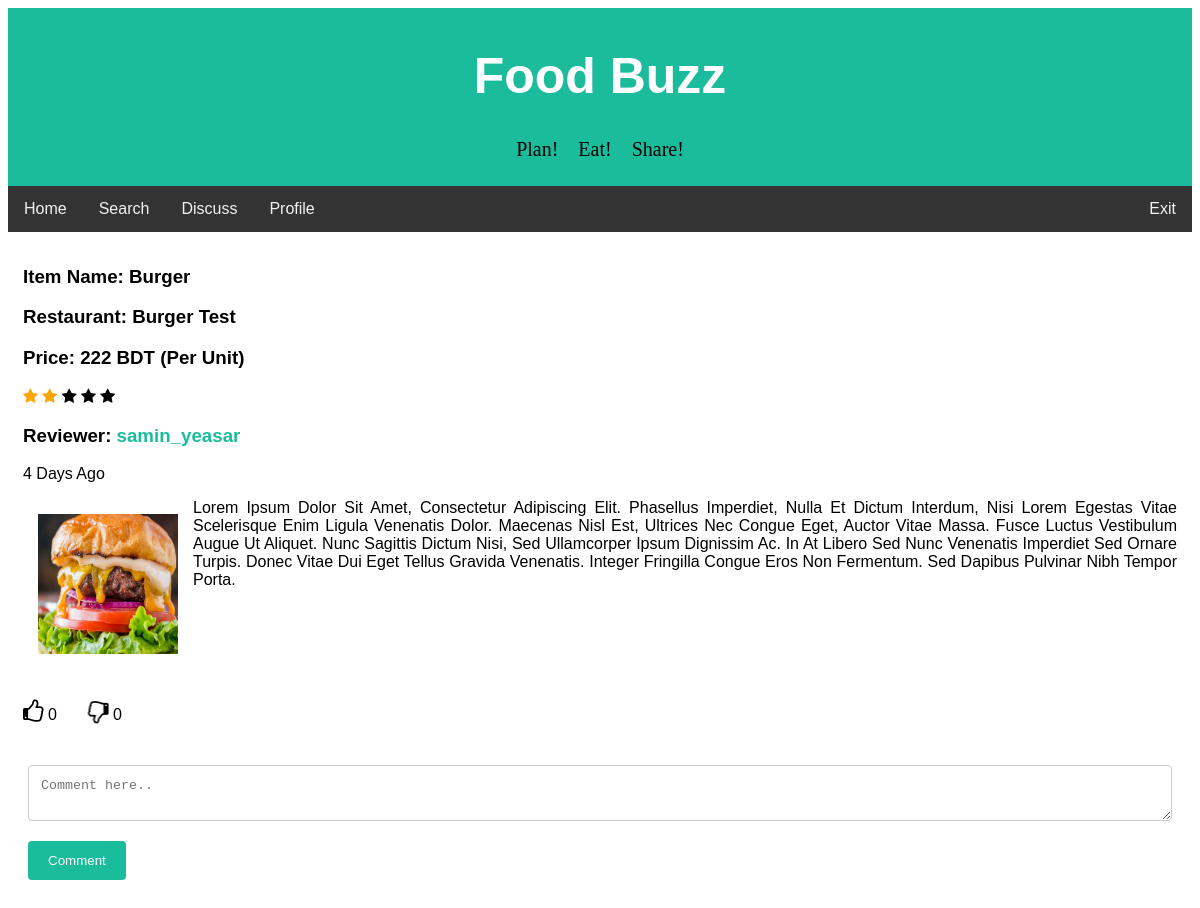
Before: /foodbuzz/full_review.php?review_id=3 (signed in) with the older database file.
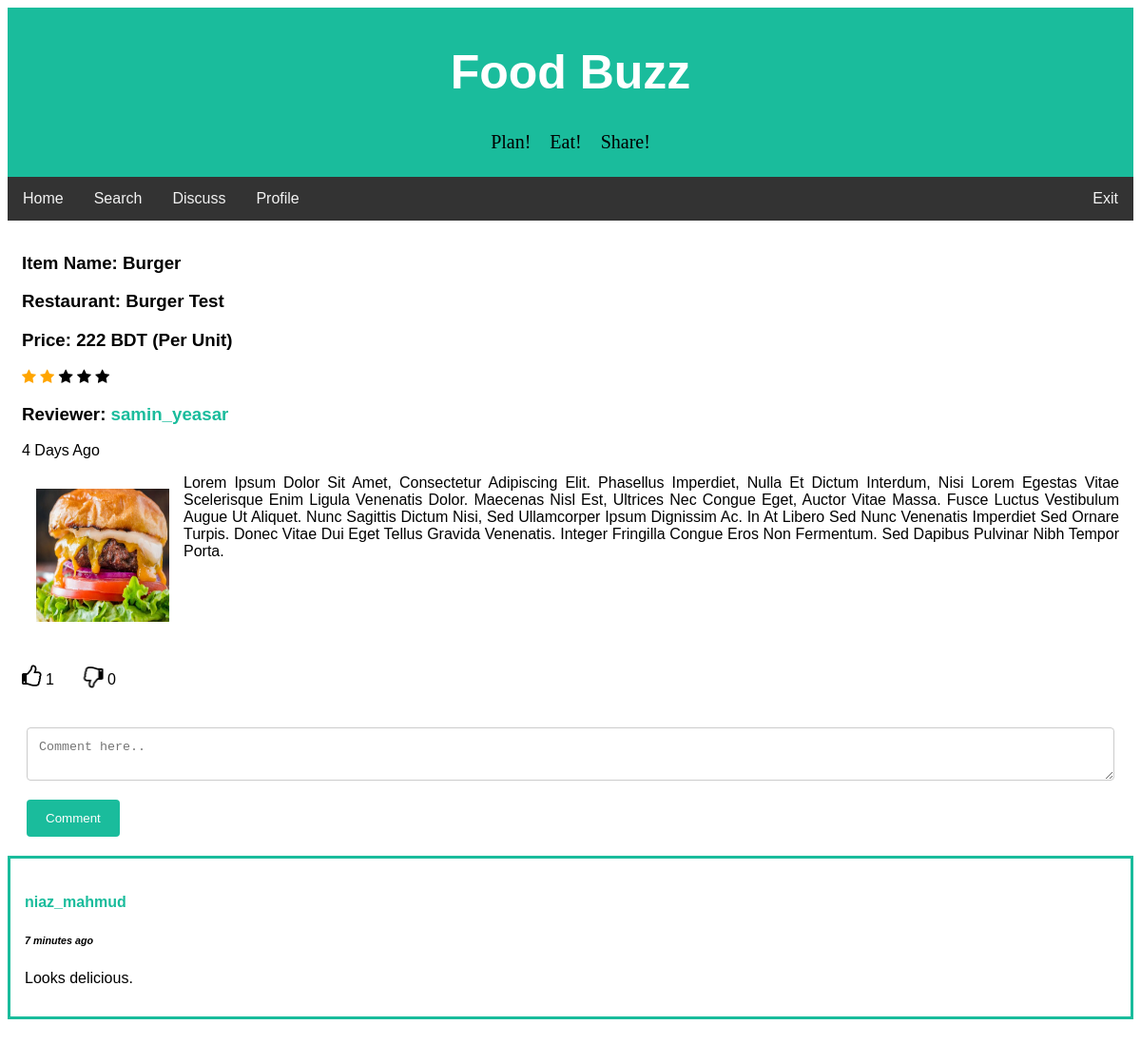
After: the same page with the newer database file.
### tables this page shows
CREATE TABLE `comments` (
  `comment_id` int(50) NOT NULL,
  `parent_id` int(20) NOT NULL,
  `review_id` int(20) NOT NULL,
  `profile_id` int(11) NOT NULL,
  `comment_time` datetime NOT NULL,
  `comment_text` text NOT NULL
);

CREATE TABLE `users` (
  `id` int(11) NOT NULL,
  `first_name` varchar(25) NOT NULL,
  `last_name` varchar(25) NOT NULL,
  `username` varchar(50) NOT NULL,
  `email` varchar(100) NOT NULL,
  `password` varchar(256) NOT NULL,
  `signup_date` date NOT NULL,
  `profile_pic` varchar(156) NOT NULL,
  `district` varchar(100) NOT NULL,
  `list_count` int(11) NOT NULL
);

### foodbuzz/handlers/full_review_handler.php (called while the page is built, shortened)
<?php
require 'config/config.php';
if(isset($_SESSION['username'])){
    $userLoggedIn = $_SESSION['username'];
    $user_details_query = mysqli_query($con, "SELECT * FROM users WHERE username='$userLoggedIn'");
    $user = mysqli_fetch_array($user_details_query);
}
else {
    header("Location: index.php");
}
$user_id = $user['id'];
function getLikes($id)
{
    global $con;
    $sql = "SELECT COUNT(*) FROM rating_info
            WHERE post_id = $id AND rating_action='like'";
    $rs = mysqli_query($con, $sql);
    $result = mysqli_fetch_array($rs);
    return $result[0];
}
function getDislikes($id)
{
    global $con;
    $sql = "SELECT COUNT(*) FROM rating_info
            WHERE post_id = $id AND rating_action='dislike'";
    $rs = mysqli_query($con, $sql);
    $result = mysqli_fetch_array($rs);
    return $result[0];
}
function userLiked($post_id)
{
  global $con;
  global $user_id;
  $sql = "SELECT * FROM rating_info WHERE user_id=$user_id
  		  AND post_id=$post_id AND rating_action='like'";
  $result = mysqli_query($con, $sql);
  if (mysqli_num_rows($result) > 0) {
  	return true;
  }
  else{
  	return false;
  }
}
function userDisliked($post_id)
{
  global $con;
  global $user_id;
  $sql = "SELECT * FROM rating_info WHERE user_id=$user_id
  		  AND post_id=$post_id AND rating_action='dislike'";
  $result = mysqli_query($con, $sql);
  if (mysqli_num_rows($result) > 0) {
  	return true;
  }
  else{
  	return false;
  }
}
$review_id = $_GET['review_id'];
$review_details_query = mysqli_query($con, "SELECT * FROM review WHERE review_id='$review_id'");
$review_row = mysqli_fetch_array($review_details_query);
?>

### foodbuzz/config/config.php (called while the page is built, shortened)
<?php
function yeasarTimeMessage($post_time) {
    $date_time_now = date("Y-m-d H:i:s");
    $start_date= new DateTime($post_time);
    $end_date = new DateTime($date_time_now);
    $interval = $start_date->diff($end_date);
    if($interval->y >= 1) {
        if($interval == 1)
            $time_message = $interval->y." year ago";
        else
            $time_message = $interval->y." years ago";
    }
    elseif($interval->d >= 1) {
        if($interval->d == 1) {
            $time_message = "Yesterday";
        }
        else {
            $time_message = $interval->d. " days ago";
        }
    }
    elseif($interval->i >= 1) {
        if($interval->i == 1) {
            $time_message = $interval->i." minute ago";
        }
        else {
            $time_message = $interval->i." minutes ago";
        }
    }
    return $time_message;
}
?>

### foodbuzz/full_review.php (the view, shortened to what the changed rows need)
<?php
require 'handlers/full_review_handler.php';
?>
<!DOCTYPE html>
<html>
<head>
<link rel="stylesheet" href="https://cdnjs.cloudflare.com/ajax/libs/font-awesome/4.7.0/css/font-awesome.min.css">
<link rel="stylesheet" href="css/fullreview.css">
</head>
<body>
<div class="header">
  <h1>Food Buzz</h1>
</div>
<div class="div_home clearfix">
  <div>
    <i
      <?php if(userLiked($review_row['review_id'])): ?>
        class="fa fa-thumbs-up like-btn"
      <?php else: ?>
        class="fa fa-thumbs-o-up like-btn"
      <?php endif ?>
    data-id="<?php echo $review_row['review_id'] ?>"></i>
    <span class="likes"><?php echo getLikes($review_row['review_id']); ?></span>
    <i
      <?php if(userDisliked($review_row['review_id'])): ?>
        class="fa fa-thumbs-down dislike-btn"
      <?php else: ?>
        class="fa fa-thumbs-o-down dislike-btn"
      <?php endif ?>
    data-id="<?php echo $review_row['review_id'] ?>"></i>
    <span class="dislikes"><?php echo getDislikes($review_row['review_id']);?></span>
    </div>
</div>
<?php
$comments_query = mysqli_query($con, "SELECT * FROM comments WHERE review_id='$review_id' ORDER BY comment_id DESC");
while($comment_row = mysqli_fetch_array($comments_query)) {
  $commenter_id = $comment_row['profile_id'];
  $commenter_query = mysqli_query($con, "SELECT username FROM users WHERE id='$commenter_id'");
  $commenter_row = mysqli_fetch_array($commenter_query);
?>
<div class="div_comment">
<h4 style="text-transform:none;"><a href="profile.php?profileId=<?php echo $commenter_id; ?>"> <?php echo $commenter_row['username']; ?> </a>  </h4>
<h6 style="font-style:italic;"><?php echo yeasarTimeMessage($comment_row['comment_time']); ?></h6>
<p><?php echo $comment_row['comment_text']; ?></p>
</div>
<?php
}
?>
</body>
</html>

Changed rows visible on the page:
added comments: users.username "niaz_mahmud", comment_time "7 minutes ago", comment_text "Looks delicious."
Other visible differences:
getLikes($review_row['review_id']): "0" → "1"
